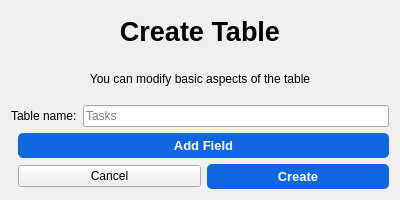
<?xml version="1.0" encoding="UTF-8"?>
<ui version="4.0">
 <class>CreateTableDialog</class>
 <widget class="QDialog" name="CreateTableDialog">
  <property name="geometry">
   <rect>
    <x>0</x>
    <y>0</y>
    <width>400</width>
    <height>200</height>
   </rect>
  </property>
  <property name="windowTitle">
   <string>Create Table</string>
  </property>
  <layout class="QVBoxLayout" name="verticalLayout">
   <item>
    <widget class="QLabel" name="titleLabel">
     <property name="text">
      <string>Create Table</string>
     </property>
     <property name="font">
      <font>
       <family>Segoe UI</family>
       <pointsize>20</pointsize>
       <weight>75</weight>
       <bold>true</bold>
      </font>
     </property>
     <property name="alignment">
      <set>Qt::AlignCenter</set>
     </property>
    </widget>
   </item>
   <item>
    <widget class="QLabel" name="descriptionLabel">
     <property name="text">
      <string>You can modify basic aspects of the table</string>
     </property>
     <property name="alignment">
      <set>Qt::AlignCenter</set>
     </property>
    </widget>
   </item>
   <item>
    <layout class="QHBoxLayout" name="horizontalLayout">
     <item>
      <widget class="QLabel" name="tableNameLabel">
       <property name="text">
        <string>Table name:</string>
       </property>
      </widget>
     </item>
     <item>
      <widget class="QLineEdit" name="tableNameLineEdit">
       <property name="placeholderText">
        <string>Tasks</string>
       </property>
      </widget>
     </item>
    </layout>
   </item>
   <item>
    <layout class="QHBoxLayout" name="buttonLayout">
     <item>
      <spacer name="horizontalSpacer">
       <property name="orientation">
        <enum>Qt::Horizontal</enum>
       </property>
      </spacer>
     </item>
     <item>
      <widget class="QPushButton" name="addFieldButton">
       <property name="text">
        <string>Add Field</string>
       </property>
       <property name="font">
        <font>
         <family>Segoe UI</family>
         <pointsize>10</pointsize>
         <bold>true</bold>
        </font>
       </property>
       <property name="cursor">
        <cursorShape>PointingHandCursor</cursorShape>
       </property>
       <property name="styleSheet">
        <string notr="true">background-color: #0F66DE; color: white; border-radius: 5px; padding: 5px 20px;</string>
       </property>
      </widget>
     </item>
    </layout>
   </item>
   <item>
    <layout class="QHBoxLayout" name="bottomButtonLayout">
     <item>
      <spacer name="horizontalSpacer_2">
       <property name="orientation">
        <enum>Qt::Horizontal</enum>
       </property>
      </spacer>
     </item>
     <item>
      <widget class="QPushButton" name="cancelButton">
       <property name="text">
        <string>Cancel</string>
       </property>
       <property name="cursor">
        <cursorShape>PointingHandCursor</cursorShape>
       </property>
      </widget>
     </item>
     <item>
      <widget class="QPushButton" name="createButton">
       <property name="text">
        <string>Create</string>
       </property>
       <property name="font">
        <font>
         <family>Segoe UI</family>
         <pointsize>10</pointsize>
         <bold>true</bold>
        </font>
       </property>
       <property name="cursor">
        <cursorShape>PointingHandCursor</cursorShape>
       </property>
       <property name="styleSheet">
        <string notr="true">background-color: #0F66DE; color: white; border-radius: 5px; padding: 5px 20px;</string>
       </property>
      </widget>
     </item>
    </layout>
   </item>
  </layout>
 </widget>
 <resources/>
 <connections/>
</ui>
